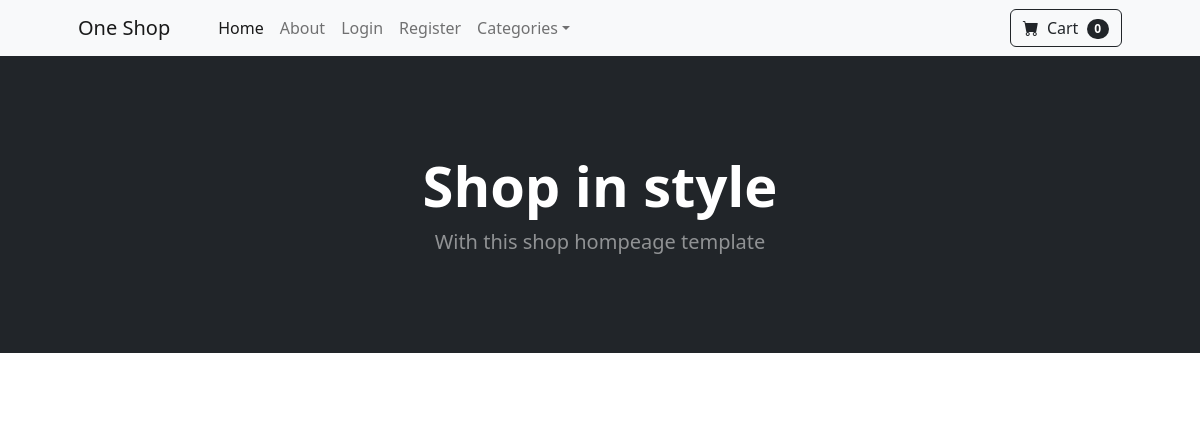
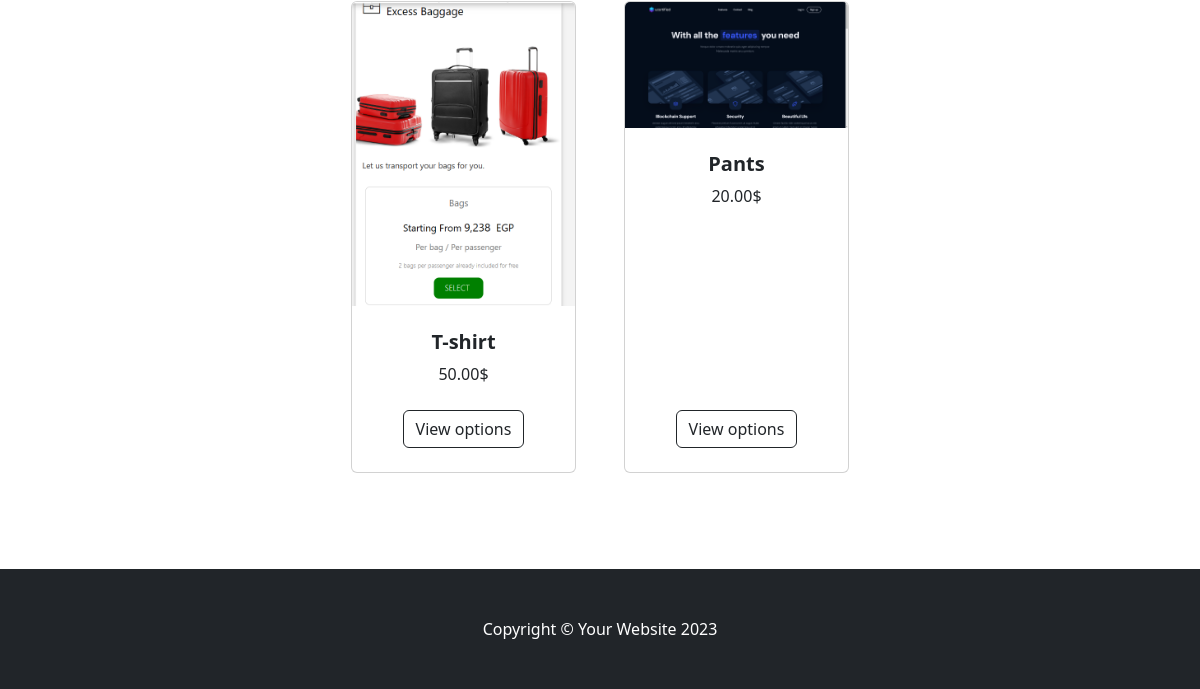
The app's page /, older data (2 pictures, top to bottom).
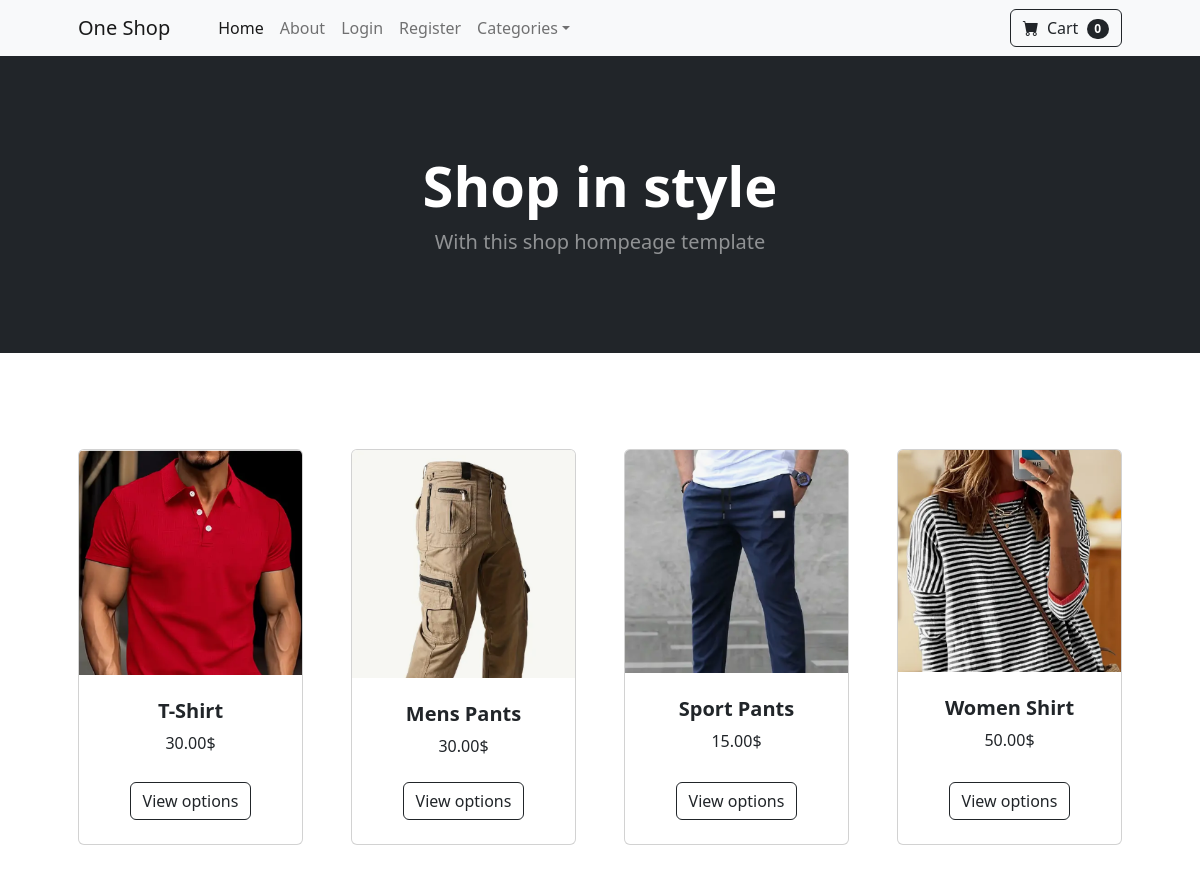
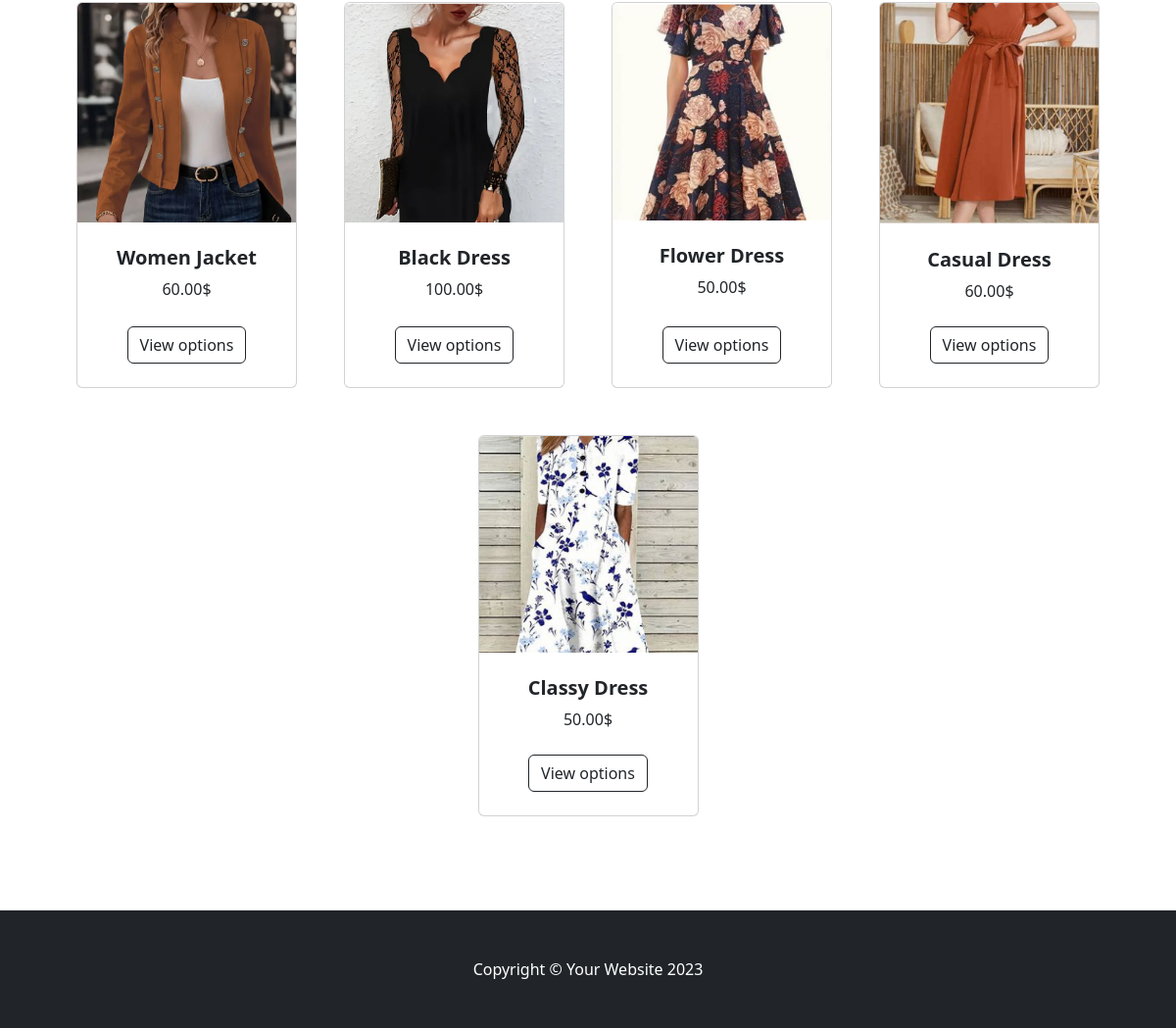
The same page, newer data (2 pictures, top to bottom).
### store/models.py (models this page shows)
class Product(models.Model):
    name = models.CharField(max_length=50)
    price = models.DecimalField(default=0, decimal_places=2, max_digits=6)
    category = models.ForeignKey(Category, on_delete=models.CASCADE, default=1)
    description = models.CharField(max_length=250, default='', blank=True, null=True)
    image = models.ImageField(upload_to='uploads/product/')
    on_sale = models.BooleanField(default=False)
    sale_price = models.DecimalField(default=0, decimal_places=2, max_digits=6)

### store/views.py (the view)
# urls.py: path('', views.index, name='index'),
def index(request):
    products = Product.objects.all()
    return render(request, 'index.html', {'products':products})

### store/templates/index.html (shortened to what this page needs)
{% extends 'base.html' %}
{% load static %}
{% block content %}
    <header class="bg-dark py-5">
        <div class="container px-4 px-lg-5 my-5">
            <div class="text-center text-white">
                <h1 class="display-4 fw-bolder">Shop in style</h1>
                <p class="lead fw-normal text-white-50 mb-0">With this shop hompeage template</p>
            </div>
        </div>
    </header>
    <section class="py-5">
        <div class="container px-4 px-lg-5 mt-5">
            <div class="row gx-4 gx-lg-5 row-cols-2 row-cols-md-3 row-cols-xl-4 justify-content-center">
                {% for product in products %}
                <div class="col mb-5">
                    <div class="card h-100">
                        <img class="card-img-top" src="{{ product.image.url }}" alt="..." />
                        <div class="card-body p-4">
                            <div class="text-center">
                                <h5 class="fw-bolder">{{ product.name}}</h5>
                                {% if product.on_sale %}
                                <strike>{{ product.price }} $ </strike> &nbsp; {{ product.sale_price }}$
                                {% else %}
                                {{ product.price }}$
                                {% endif %}
                            </div>
                        </div>
                        <div class="card-footer p-4 pt-0 border-top-0 bg-transparent">
                            <div class="text-center"><a class="btn btn-outline-dark mt-auto" href="#">View options</a>
                            </div>
                        </div>
                    </div>
                </div>
                {% endfor %}
            </div>
        </div>
    </section>
{% endblock %}

### store/templates/base.html (shortened to what this page needs)
{% load static %}
<!DOCTYPE html>
<html lang="en">
<head>
    <link href="https://cdn.jsdelivr.net/npm/bootstrap-icons@1.5.0/font/bootstrap-icons.css" rel="stylesheet" />
    <link href="{% static 'css/styles.css' %} " rel="stylesheet" />
</head>
<body>
    {% include 'navbar.html'%}
    {% block content%}{% endblock %}
    <footer class="py-5 bg-dark">
        <div class="container">
            <p class="m-0 text-center text-white">Copyright &copy; Your Website 2023</p>
        </div>
    </footer>
</body>
</html>

### store/templates/navbar.html (shortened to what this page needs)
<nav class="navbar navbar-expand-lg navbar-light bg-light">
    <div class="container px-4 px-lg-5">
        <a class="navbar-brand" href="{% url 'index'%}">One Shop</a>
        <div class="collapse navbar-collapse" id="navbarSupportedContent">
            <ul class="navbar-nav me-auto mb-2 mb-lg-0 ms-lg-4">
                <li class="nav-item"><a class="nav-link active" aria-current="page" href="{% url 'index' %}">Home</a></li>
                <li class="nav-item"><a class="nav-link" href="{% url 'about' %}">About</a></li>
                {% if user.is_authenticated%}
                <li class="nav-item"><a class="nav-link" href="{% url 'logout' %}">Logout</a></li>
                {% else %}
                <li class="nav-item"><a class="nav-link" href="{% url 'login' %}">Login</a></li>
                <li class="nav-item"><a class="nav-link" href="{% url 'register' %}">Register</a></li>
                {% endif %}
                <li class="nav-item dropdown">
                    <a class="nav-link dropdown-toggle" id="navbarDropdown" href="#" role="button"
                        data-bs-toggle="dropdown" aria-expanded="false">Categories</a>
                        {% load custom_filters %}
                </li>
            </ul>
            <form class="d-flex">
                <button class="btn btn-outline-dark" type="submit">
                    <i class="bi-cart-fill me-1"></i>
                    Cart
                    <span class="badge bg-dark text-white ms-1 rounded-pill">0</span>
                </button>
            </form>
        </div>
    </div>
</nav>

Row changes from the older to the newer data that the page shows:
removed Product: image (picture), name "T-shirt", price "50.00"
removed Product: image (picture), name "Pants", price "20.00"
added Product: image (picture), name "T-Shirt", price "30.00"
added Product: image (picture), name "Mens Pants", price "30.00"
added Product: image (picture), name "Sport Pants", price "15.00"
added Product: image (picture), name "Women Shirt", price "50.00"
added Product: image (picture), name "Women Jacket", price "60.00"
added Product: image (picture), name "Black Dress", price "100.00"
added Product: image (picture), name "Flower Dress", price "50.00"
added Product: image (picture), name "Casual Dress", price "60.00"
added Product: image (picture), name "Classy Dress", price "50.00"
